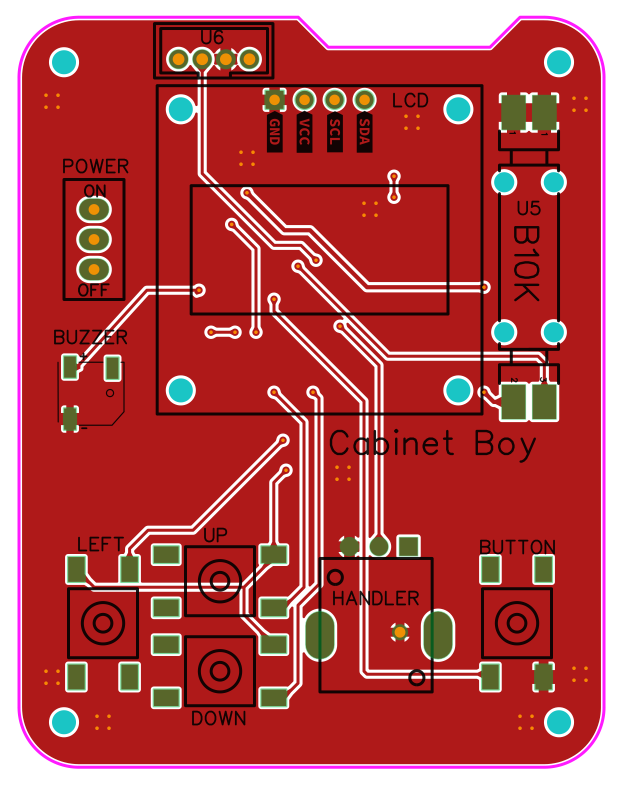
#> input picture _work/board_top.png, 1878 x 2375 px, found by its file name (shown at 1/3 size)
$ python crop_u5b.py
#> lines starting #> are read from the running program, lines starting #| are printed output that depends on the picture
### _work/mcrop.py
import sys
from PIL import Image

BOUNDS = (-10.0, -62.5, 42.0, 3.5)
MARGIN = 0.5
DPI = 900
PPM = DPI / 25.4
X0 = BOUNDS[0] - MARGIN
Y1 = BOUNDS[3] + MARGIN
W = (BOUNDS[2] - BOUNDS[0]) + 2 * MARGIN
H = (BOUNDS[1] * -1 + BOUNDS[3]) + 2 * MARGIN

def to_px(x, y):
    return int((x - X0) * PPM), int((Y1 - y) * PPM)

def crop(img_path, out, xa, ya, xb, yb, zoom=2):
#> called with img_path = 'D:\\GIT\\cabnetBoy\\_work\\board_top.png', xa = 27, ya = -3, xb = 42, yb = -33, zoom = 3
    im = Image.open(img_path).convert("RGB")
#> im is the input picture: PIL image 1878x2375 RGB; mean R, G, B 178.9, 73.2, 73.9
    px0, py0 = to_px(xa, ya)
    px1, py1 = to_px(xb, yb)
    px0, px1 = max(0, min(px0, px1)), min(im.width, max(px0, px1))
#> px0 = 1328; px1 = 1860
    py0, py1 = max(0, min(py0, py1)), min(im.height, max(py0, py1))
#> py0 = 248; py1 = 1311
    c = im.crop((px0, py0, px1, py1))
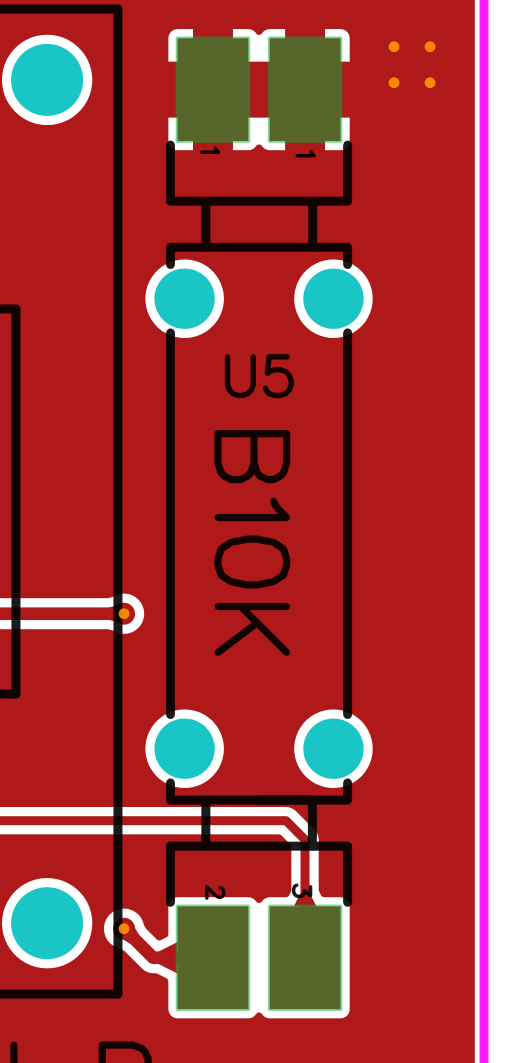
#> c: PIL image 532x1063 RGB; mean R, G, B 167.1, 67.5, 67.8
    if zoom != 1:
        c = c.resize((int(c.width * zoom), int(c.height * zoom)), Image.LANCZOS)
#> c: PIL image 1596x3189 RGB
    c.save(out)
    print(out, c.size)
#| D:\GIT\cabnetBoy\_work\crops\u5_find_top.png (1596, 3189)

# [10 lines that do not run on import are left out]

### _work/crop_u5b.py
import sys
sys.path.insert(0, r"D:\GIT\cabnetBoy\_work")
import mcrop
o=r"D:\GIT\cabnetBoy\_work\crops"
mcrop.crop(r"D:\GIT\cabnetBoy\_work\board_top.png", o+r"\u5_find_top.png", 27, -3, 42, -33, 3)
mcrop.crop(r"D:\GIT\cabnetBoy\_work\board_bottom.png", o+r"\u5_find_bot.png", 27, -3, 42, -33, 3)
#> call 2 of crop, with xa = 27, ya = -3, xb = 42, yb = -33, zoom = 3
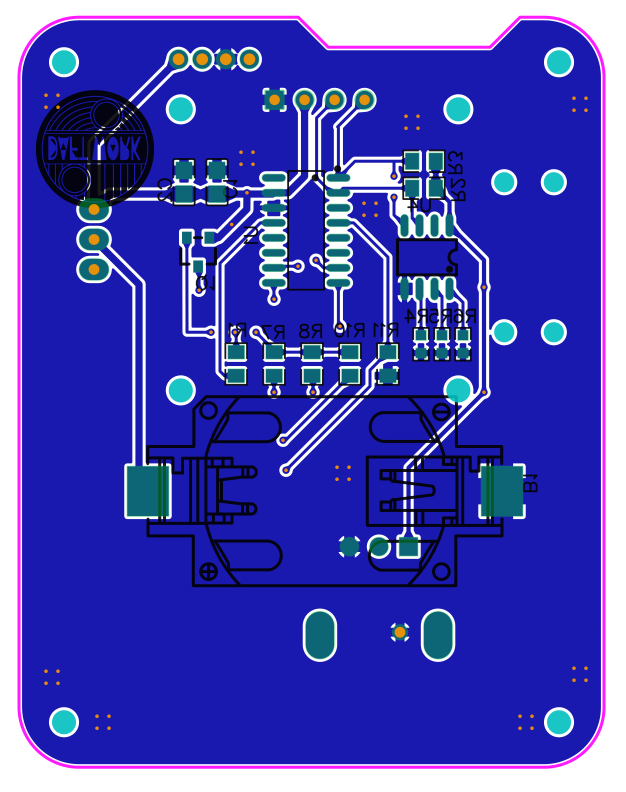
#> input picture _work/board_bottom.png, 1878 x 2375 px, found by its file name (shown at 1/3 size)
#> in crop, im is the input picture: PIL image 1878x2375 RGB; mean R, G, B 71, 72.6, 180.4
#> in crop (call 2), `c = im.crop((px0, py0, px1, py1))`:
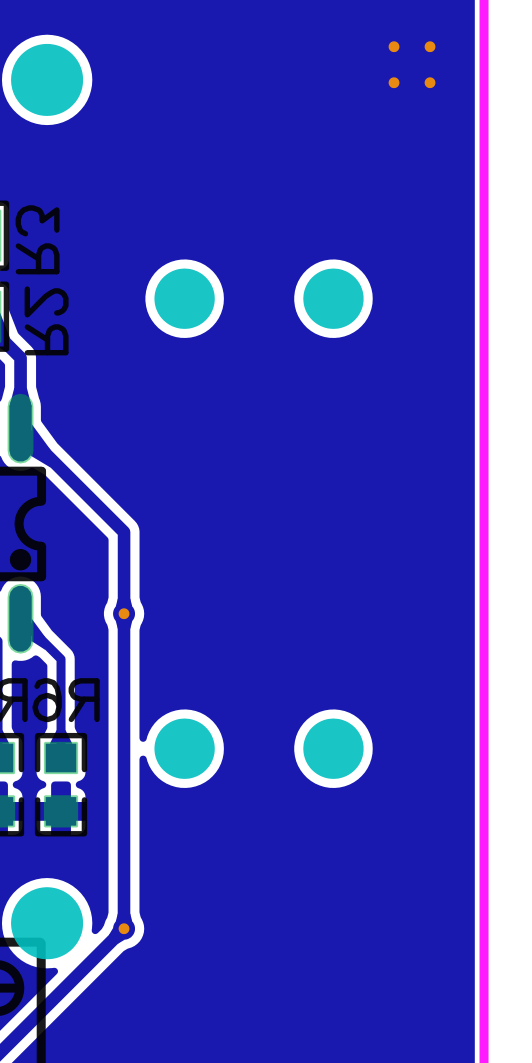
#> c: PIL image 532x1063 RGB; mean R, G, B 62.8, 65.8, 185.1
#| D:\GIT\cabnetBoy\_work\crops\u5_find_bot.png (1596, 3189)
